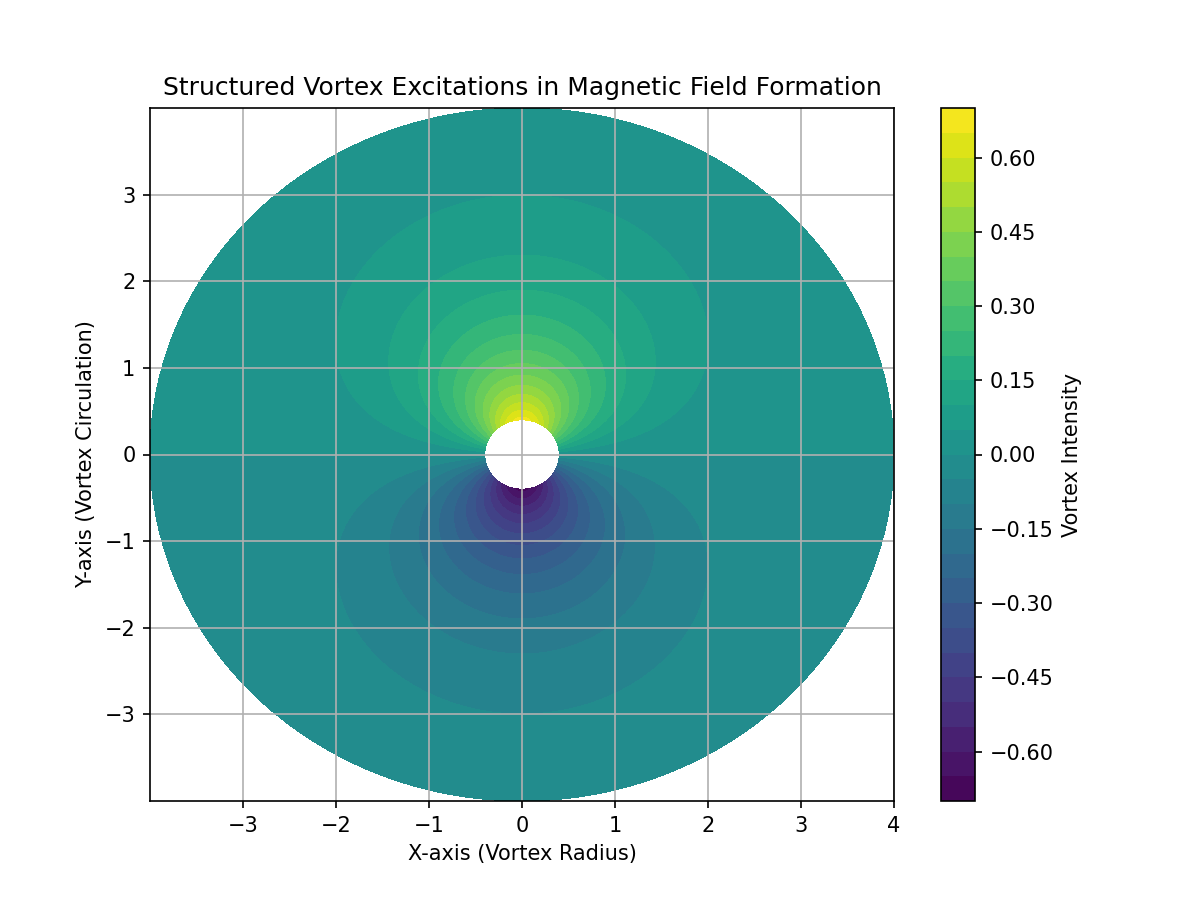

Write the Python code that produced this figure.
# Re-import necessary libraries after execution state reset
import numpy as np
import matplotlib.pyplot as plt

# Define parameters
theta = np.linspace(0, 2*np.pi, 500)  # Angular position
r = np.linspace(0.2, 2, 500)  # Radial distance
R, Theta = np.meshgrid(2*r, theta)  # Meshgrid for 3D plotting

# Define vortex field function
vortex_intensity = np.sin(Theta) * np.exp(-R)

# Convert to Cartesian coordinates for plotting
X = R * np.cos(Theta)
Y = R * np.sin(Theta)

# Plot vortex excitation structure
plt.figure(figsize=(8, 6))
plt.contourf(X, Y, vortex_intensity, cmap='viridis', levels=30)
plt.colorbar(label="Vortex Intensity")
plt.xlabel("X-axis (Vortex Radius)")
plt.ylabel("Y-axis (Vortex Circulation)")
plt.title("Structured Vortex Excitations in Magnetic Field Formation")
plt.grid(True)
# ✅ Get the script filename dynamically and save as pdf
import os
script_name = os.path.splitext(os.path.basename(__file__))[0]
# filename = f"{script_name}.pdf"
# plt.savefig(filename, format="pdf", bbox_inches="tight")
filename = f"{script_name}.png"
plt.savefig(filename, dpi=150)  # Save image with high resolution
plt.tight_layout()
plt.show()
